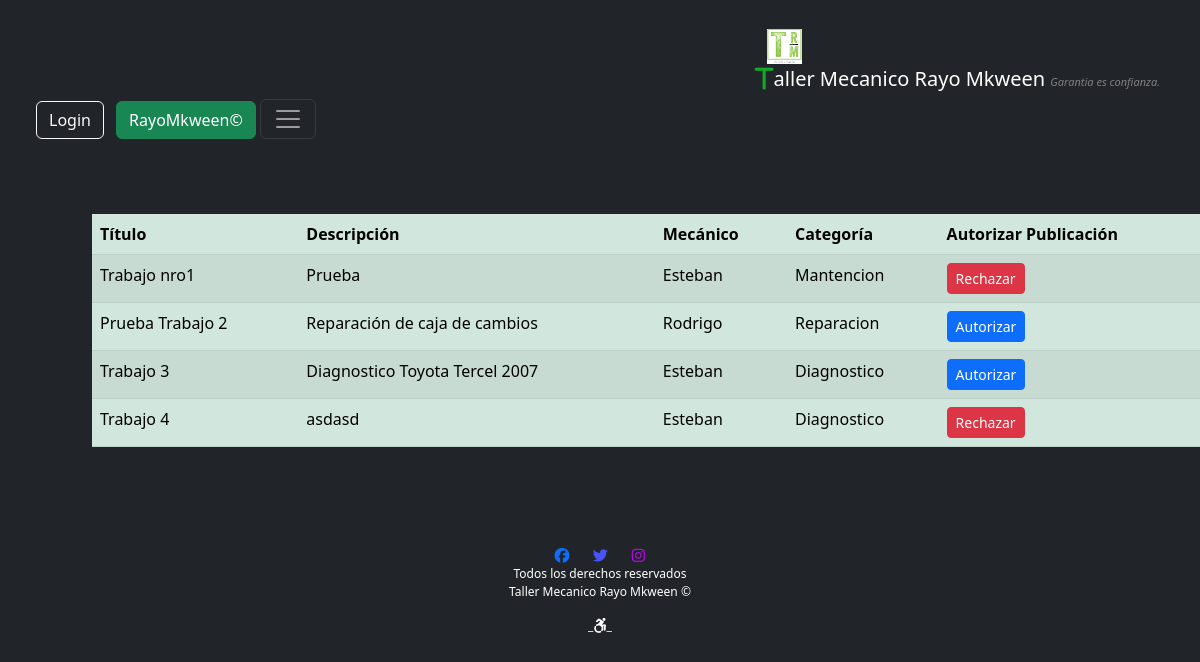
Screenshot of /Mantenedor/Trabajo/listar with the database file from the repository.
### appweb/models.py (models this page shows, shortened)
class Trabajo(models.Model):
    CATEGORIAS_CHOICES = [
        ('Mantencion', 'Mantencion'),
        ('Reparacion', 'Reparacion'),
        ('Diagnostico', 'Diagnostico'),
    ]
    titulo = models.CharField(max_length=50)
    descripcion = models.TextField()
    mecanico = models.ForeignKey(Mecanico, on_delete=models.CASCADE)
    imagenes = models.ImageField(upload_to="Trabajos", null=True)
    autorizado = models.BooleanField(default=False)
    categoria = models.CharField(max_length=20, choices=CATEGORIAS_CHOICES, default="Mantencion")
    usuario = models.ForeignKey(User, on_delete=models.CASCADE, null=True)

class Mecanico(models.Model):
    rut = models.CharField(max_length=70, default='1-0')
    nombre = models.CharField(max_length=70)
    edad = models.IntegerField(default=0)
    apellido = models.CharField(max_length=80)
    email = models.EmailField(default='example@example.com')
    especialista = models.CharField(max_length=100, default='Sin especialidad')
    fecha_nacimiento = models.DateField()
    foto = models.ImageField(upload_to="Mecanico", null=True)
    descripcion = models.CharField(max_length=80, default='0')
    def __str__(self):
        return self.nombre

### appweb/views.py (the view)
# urls.py: path('Mantenedor/Trabajo/listar', listar_trabajos, name="listar_trabajo"),
def listar_trabajos (request):
    trabajos = Trabajo.objects.all()
    data = {
            'trabajos': trabajos
            }
    return render(request, "Mantenedor/Trabajo/listarTrabajo.html", data)

### appweb/templates/Mantenedor/Trabajo/listarTrabajo.html (shortened to what this page needs)
{% extends 'base.html' %}
{% load static %}
{% block contenido %}
{% load crispy_forms_tags %}
<main>
<div class="container mt 5">
<table class="table table-success table-striped" style="margin-top: 150px; margin-left: 50px; margin-right: 80px;">
  <thead>
    <h1>Listado de Trabajos:</h1>
        <tr>
            <th scope="col">Título</th>
            <th scope="col">Descripción</th>
            <th scope="col">Mecánico</th>
            <th scope="col">Categoría</th>
            <th scope="col">Autorizar Publicación</th>
        </tr>
    </thead>
    <tbody>
      {% for trabajo in trabajos %}
      <tr>
        <td>{{ trabajo.titulo }}</td>
        <td>{{ trabajo.descripcion }}</td>
        <td>{{ trabajo.mecanico }}</td>
        <td>{{ trabajo.categoria }}</td>
        <td>
          {% if not trabajo.autorizado %}
          <button class="btn btn-primary btn-sm" onclick="autorizarTrabajo('{{ trabajo.pk }}')">Autorizar</button>
          {% else %}
          <button class="btn btn-danger btn-sm" onclick="rechazarTrabajo('{{ trabajo.pk }}')" >Rechazar</a>
          {% endif %}
        </td>
      </tr>
      {% endfor %}
    </tbody>
  </table>
  </div>
</main>
{% endblock %}

### rows the page displays
Trabajo: titulo "Trabajo nro1", descripcion "Prueba", mecanico "Esteban", categoria "Mantencion"
Trabajo: titulo "Prueba Trabajo 2", descripcion "Reparación de caja de cambios", mecanico "Rodrigo", categoria "Reparacion"
Trabajo: titulo "Trabajo 3", descripcion "Diagnostico Toyota Tercel 2007", mecanico "Esteban", categoria "Diagnostico"
Trabajo: titulo "Trabajo 4", descripcion "asdasd", mecanico "Esteban", categoria "Diagnostico"
